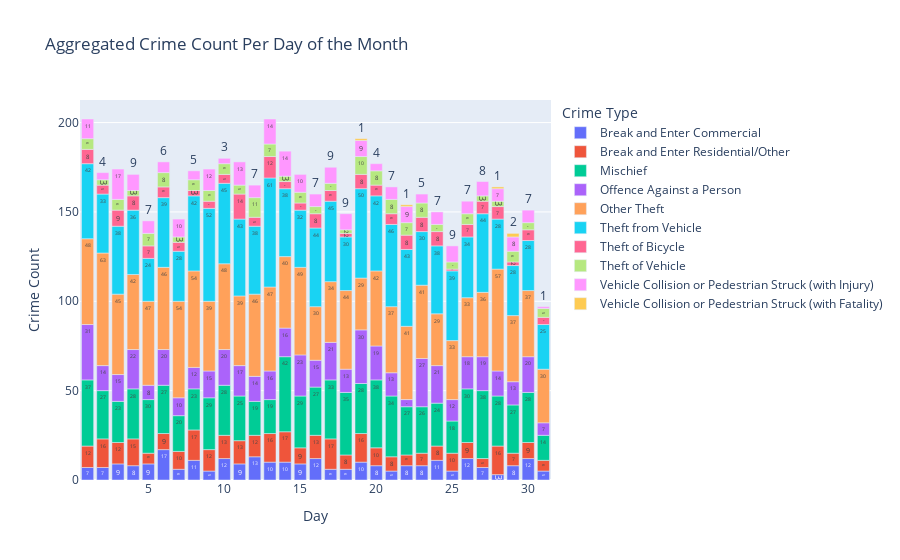

Notebook code cell kept with this figure:
### Code cell
aggregated_data = df.groupby(['DAY', 'TYPE']).size().reset_index(name='COUNT')
fig = px.bar(
    aggregated_data,
    x="DAY",
    y="COUNT",
    color="TYPE",
    text="COUNT",
    labels={"DAY": "Day", "COUNT": "Crime Count", "TYPE": "Crime Type"},
    title="Aggregated Crime Count Per Day of the Month"
)
fig.show()

### Figure 1 — Plotly figure (JSON) as saved in the notebook; plotly's stock layout.template omitted (floating-point values rounded to 4 significant figures)
{"data": [{"alignmentgroup": "True", "hovertemplate": "Crime Type=Break and Enter Commercial<br>Day=%{x}<br>Crime Count=%{text}<extra></extra>", "legendgroup": "Break and Enter Commercial", "marker": {"color": "#636efa", "pattern": {"shape": ""}}, "name": "Break and Enter Commercial", "offsetgroup": "Break and Enter Commercial", "orientation": "v", "showlegend": true, "text": [7, 7, 9, 8, 9, 17, 6, 11, 5, 12, 9, 13, 10, 10, 9, 12, 6, 6, 10, 8, 5, 8, 8, 11, 5, 12, 7, 3, 8, 12, 5], "textposition": "auto", "type": "bar", "x": [1, 2, 3, 4, 5, 6, 7, 8, 9, 10, 11, 12, 13, 14, 15, 16, 17, 18, 19, 20, 21, 22, 23, 24, 25, 26, 27, 28, 29, 30, 31], "xaxis": "x", "y": [7, 7, 9, 8, 9, 17, 6, 11, 5, 12, 9, 13, 10, 10, 9, 12, 6, 6, 10, 8, 5, 8, 8, 11, 5, 12, 7, 3, 8, 12, 5], "yaxis": "y"}, {"alignmentgroup": "True", "hovertemplate": "Crime Type=Break and Enter Residential/Other<br>Day=%{x}<br>Crime Count=%{text}<extra></extra>", "legendgroup": "Break and Enter Residential/Other", "marker": {"color": "#EF553B", "pattern": {"shape": ""}}, "name": "Break and Enter Residential/Other", "offsetgroup": "Break and Enter Residential/Other", "orientation": "v", "showlegend": true, "text": [12, 16, 12, 15, 6, 9, 10, 17, 12, 13, 13, 12, 16, 17, 9, 13, 17, 8, 16, 10, 8, 6, 7, 8, 10, 9, 5, 16, 7, 9, 6], "textposition": "auto", "type": "bar", "x": [1, 2, 3, 4, 5, 6, 7, 8, 9, 10, 11, 12, 13, 14, 15, 16, 17, 18, 19, 20, 21, 22, 23, 24, 25, 26, 27, 28, 29, 30, 31], "xaxis": "x", "y": [12, 16, 12, 15, 6, 9, 10, 17, 12, 13, 13, 12, 16, 17, 9, 13, 17, 8, 16, 10, 8, 6, 7, 8, 10, 9, 5, 16, 7, 9, 6], "yaxis": "y"}, {"alignmentgroup": "True", "hovertemplate": "Crime Type=Mischief<br>Day=%{x}<br>Crime Count=%{text}<extra></extra>", "legendgroup": "Mischief", "marker": {"color": "#00cc96", "pattern": {"shape": ""}}, "name": "Mischief", "offsetgroup": "Mischief", "orientation": "v", "showlegend": true, "text": [37, 27, 23, 28, 30, 27, 20, 23, 29, 28, 25, 19, 19, 42, 29, 27, 33, 35, 28, 38, 34, 27, 26, 24, 18, 30, 38, 28, 27, 28, 14], "textposition": "auto", "type": "bar", "x": [1, 2, 3, 4, 5, 6, 7, 8, 9, 10, 11, 12, 13, 14, 15, 16, 17, 18, 19, 20, 21, 22, 23, 24, 25, 26, 27, 28, 29, 30, 31], "xaxis": "x", "y": [37, 27, 23, 28, 30, 27, 20, 23, 29, 28, 25, 19, 19, 42, 29, 27, 33, 35, 28, 38, 34, 27, 26, 24, 18, 30, 38, 28, 27, 28, 14], "yaxis": "y"}, {"alignmentgroup": "True", "hovertemplate": "Crime Type=Offence Against a Person<br>Day=%{x}<br>Crime Count=%{text}<extra></extra>", "legendgroup": "Offence Against a Person", "marker": {"color": "#ab63fa", "pattern": {"shape": ""}}, "name": "Offence Against a Person", "offsetgroup": "Offence Against a Person", "orientation": "v", "showlegend": true, "text": [31, 14, 15, 22, 8, 20, 10, 12, 15, 20, 17, 14, 16, 16, 23, 15, 21, 13, 30, 19, 13, 4, 27, 21, 12, 18, 19, 14, 13, 20, 7], "textposition": "auto", "type": "bar", "x": [1, 2, 3, 4, 5, 6, 7, 8, 9, 10, 11, 12, 13, 14, 15, 16, 17, 18, 19, 20, 21, 22, 23, 24, 25, 26, 27, 28, 29, 30, 31], "xaxis": "x", "y": [31, 14, 15, 22, 8, 20, 10, 12, 15, 20, 17, 14, 16, 16, 23, 15, 21, 13, 30, 19, 13, 4, 27, 21, 12, 18, 19, 14, 13, 20, 7], "yaxis": "y"}, {"alignmentgroup": "True", "hovertemplate": "Crime Type=Other Theft<br>Day=%{x}<br>Crime Count=%{text}<extra></extra>", "legendgroup": "Other Theft", "marker": {"color": "#FFA15A", "pattern": {"shape": ""}}, "name": "Other Theft", "offsetgroup": "Other Theft", "orientation": "v", "showlegend": true, "text": [48, 63, 45, 42, 47, 46, 54, 54, 39, 48, 39, 46, 47, 40, 49, 30, 34, 44, 29, 42, 37, 41, 41, 29, 33, 33, 36, 57, 37, 37, 30], "textposition": "auto", "type": "bar", "x": [1, 2, 3, 4, 5, 6, 7, 8, 9, 10, 11, 12, 13, 14, 15, 16, 17, 18, 19, 20, 21, 22, 23, 24, 25, 26, 27, 28, 29, 30, 31], "xaxis": "x", "y": [48, 63, 45, 42, 47, 46, 54, 54, 39, 48, 39, 46, 47, 40, 49, 30, 34, 44, 29, 42, 37, 41, 41, 29, 33, 33, 36, 57, 37, 37, 30], "yaxis": "y"}, {"alignmentgroup": "True", "hovertemplate": "Crime Type=Theft from Vehicle<br>Day=%{x}<br>Crime Count=%{text}<extra></extra>", "legendgroup": "Theft from Vehicle", "marker": {"color": "#19d3f3", "pattern": {"shape": ""}}, "name": "Theft from Vehicle", "offsetgroup": "Theft from Vehicle", "orientation": "v", "showlegend": true, "text": [42, 33, 38, 36, 24, 39, 28, 42, 52, 45, 43, 38, 61, 38, 32, 44, 45, 30, 50, 42, 46, 43, 30, 38, 39, 34, 44, 28, 28, 28, 25], "textposition": "auto", "type": "bar", "x": [1, 2, 3, 4, 5, 6, 7, 8, 9, 10, 11, 12, 13, 14, 15, 16, 17, 18, 19, 20, 21, 22, 23, 24, 25, 26, 27, 28, 29, 30, 31], "xaxis": "x", "y": [42, 33, 38, 36, 24, 39, 28, 42, 52, 45, 43, 38, 61, 38, 32, 44, 45, 30, 50, 42, 46, 43, 30, 38, 39, 34, 44, 28, 28, 28, 25], "yaxis": "y"}, {"alignmentgroup": "True", "hovertemplate": "Crime Type=Theft of Bicycle<br>Day=%{x}<br>Crime Count=%{text}<extra></extra>", "legendgroup": "Theft of Bicycle", "marker": {"color": "#FF6692", "pattern": {"shape": ""}}, "name": "Theft of Bicycle", "offsetgroup": "Theft of Bicycle", "orientation": "v", "showlegend": true, "text": [8, 5, 9, 8, 7, 6, 5, 3, 4, 5, 14, 5, 12, 4, 4, 8, 6, 2, 8, 6, 6, 8, 8, 8, 1, 7, 7, 7, 2, 6, 4], "textposition": "auto", "type": "bar", "x": [1, 2, 3, 4, 5, 6, 7, 8, 9, 10, 11, 12, 13, 14, 15, 16, 17, 18, 19, 20, 21, 22, 23, 24, 25, 26, 27, 28, 29, 30, 31], "xaxis": "x", "y": [8, 5, 9, 8, 7, 6, 5, 3, 4, 5, 14, 5, 12, 4, 4, 8, 6, 2, 8, 6, 6, 8, 8, 8, 1, 7, 7, 7, 2, 6, 4], "yaxis": "y"}, {"alignmentgroup": "True", "hovertemplate": "Crime Type=Theft of Vehicle<br>Day=%{x}<br>Crime Count=%{text}<extra></extra>", "legendgroup": "Theft of Vehicle", "marker": {"color": "#B6E880", "pattern": {"shape": ""}}, "name": "Theft of Vehicle", "offsetgroup": "Theft of Vehicle", "orientation": "v", "showlegend": true, "text": [6, 3, 6, 3, 7, 8, 3, 6, 6, 6, 5, 11, 7, 3, 6, 4, 4, 2, 10, 8, 8, 7, 8, 4, 4, 6, 3, 3, 6, 4, 5], "textposition": "auto", "type": "bar", "x": [1, 2, 3, 4, 5, 6, 7, 8, 9, 10, 11, 12, 13, 14, 15, 16, 17, 18, 19, 20, 21, 22, 23, 24, 25, 26, 27, 28, 29, 30, 31], "xaxis": "x", "y": [6, 3, 6, 3, 7, 8, 3, 6, 6, 6, 5, 11, 7, 3, 6, 4, 4, 2, 10, 8, 8, 7, 8, 4, 4, 6, 3, 3, 6, 4, 5], "yaxis": "y"}, {"alignmentgroup": "True", "hovertemplate": "Crime Type=Vehicle Collision or Pedestrian Struck (with Injury)<br>Day=%{x}<br>Crime Count=%{text}<extra></extra>", "legendgroup": "Vehicle Collision or Pedestrian Struck (with Injury)", "marker": {"color": "#FF97FF", "pattern": {"shape": ""}}, "name": "Vehicle Collision or Pedestrian Struck (with Injury)", "offsetgroup": "Vehicle Collision or Pedestrian Struck (with Injury)", "orientation": "v", "showlegend": true, "text": [11, 4, 17, 9, 7, 6, 10, 5, 12, 3, 13, 7, 14, 14, 10, 7, 9, 9, 9, 4, 7, 9, 5, 7, 9, 7, 8, 7, 8, 7, 1], "textposition": "auto", "type": "bar", "x": [1, 2, 3, 4, 5, 6, 7, 8, 9, 10, 11, 12, 13, 14, 15, 16, 17, 18, 19, 20, 21, 22, 23, 24, 25, 26, 27, 28, 29, 30, 31], "xaxis": "x", "y": [11, 4, 17, 9, 7, 6, 10, 5, 12, 3, 13, 7, 14, 14, 10, 7, 9, 9, 9, 4, 7, 9, 5, 7, 9, 7, 8, 7, 8, 7, 1], "yaxis": "y"}, {"alignmentgroup": "True", "hovertemplate": "Crime Type=Vehicle Collision or Pedestrian Struck (with Fatality)<br>Day=%{x}<br>Crime Count=%{text}<extra></extra>", "legendgroup": "Vehicle Collision or Pedestrian Struck (with Fatality)", "marker": {"color": "#FECB52", "pattern": {"shape": ""}}, "name": "Vehicle Collision or Pedestrian Struck (with Fatality)", "offsetgroup": "Vehicle Collision or Pedestrian Struck (with Fatality)", "orientation": "v", "showlegend": true, "text": [1, 1, 1, 2], "textposition": "auto", "type": "bar", "x": [19, 22, 28, 29], "xaxis": "x", "y": [1, 1, 1, 2], "yaxis": "y"}], "layout": {"barmode": "relative", "legend": {"title": {"text": "Crime Type"}, "tracegroupgap": 0}, "title": {"text": "Aggregated Crime Count Per Day of the Month"}, "xaxis": {"anchor": "y", "domain": [0, 1], "title": {"text": "Day"}}, "yaxis": {"anchor": "x", "domain": [0, 1], "title": {"text": "Crime Count"}}}}
